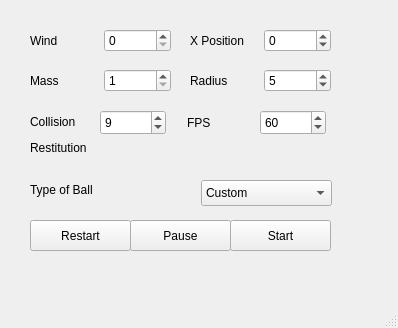
<?xml version="1.0" encoding="UTF-8"?>
<ui version="4.0">
 <class>MainWindow</class>
 <widget class="QMainWindow" name="MainWindow">
  <property name="geometry">
   <rect>
    <x>0</x>
    <y>0</y>
    <width>398</width>
    <height>328</height>
   </rect>
  </property>
  <property name="windowTitle">
   <string>MainWindow</string>
  </property>
  <widget class="QWidget" name="centralwidget">
   <widget class="QPushButton" name="startButton">
    <property name="geometry">
     <rect>
      <x>230</x>
      <y>220</y>
      <width>101</width>
      <height>31</height>
     </rect>
    </property>
    <property name="text">
     <string>Start</string>
    </property>
   </widget>
   <widget class="QWidget" name="horizontalLayoutWidget_2">
    <property name="geometry">
     <rect>
      <x>30</x>
      <y>60</y>
      <width>141</width>
      <height>41</height>
     </rect>
    </property>
    <layout class="QHBoxLayout" name="horizontalLayout_3">
     <item>
      <widget class="QLabel" name="label_2">
       <property name="text">
        <string>Mass</string>
       </property>
      </widget>
     </item>
     <item>
      <widget class="QSpinBox" name="speedBox">
       <property name="minimum">
        <number>1</number>
       </property>
       <property name="maximum">
        <number>15</number>
       </property>
      </widget>
     </item>
    </layout>
   </widget>
   <widget class="QWidget" name="horizontalLayoutWidget">
    <property name="geometry">
     <rect>
      <x>30</x>
      <y>20</y>
      <width>141</width>
      <height>41</height>
     </rect>
    </property>
    <layout class="QHBoxLayout" name="horizontalLayout_2">
     <item>
      <widget class="QLabel" name="label">
       <property name="text">
        <string>Wind</string>
       </property>
      </widget>
     </item>
     <item>
      <widget class="QSpinBox" name="windBox">
       <property name="maximum">
        <number>10</number>
       </property>
      </widget>
     </item>
    </layout>
   </widget>
   <widget class="QWidget" name="horizontalLayoutWidget_3">
    <property name="geometry">
     <rect>
      <x>190</x>
      <y>20</y>
      <width>141</width>
      <height>41</height>
     </rect>
    </property>
    <layout class="QHBoxLayout" name="horizontalLayout_4">
     <item>
      <widget class="QLabel" name="label_3">
       <property name="text">
        <string>X Position</string>
       </property>
      </widget>
     </item>
     <item>
      <widget class="QSpinBox" name="xPosBox">
       <property name="minimum">
        <number>-10</number>
       </property>
       <property name="maximum">
        <number>10</number>
       </property>
       <property name="singleStep">
        <number>1</number>
       </property>
      </widget>
     </item>
    </layout>
   </widget>
   <widget class="QPushButton" name="startButton_2">
    <property name="geometry">
     <rect>
      <x>130</x>
      <y>220</y>
      <width>101</width>
      <height>31</height>
     </rect>
    </property>
    <property name="text">
     <string>Pause</string>
    </property>
   </widget>
   <widget class="QPushButton" name="startButton_3">
    <property name="geometry">
     <rect>
      <x>30</x>
      <y>220</y>
      <width>101</width>
      <height>31</height>
     </rect>
    </property>
    <property name="text">
     <string>Restart</string>
    </property>
   </widget>
   <widget class="QWidget" name="horizontalLayoutWidget_4">
    <property name="geometry">
     <rect>
      <x>190</x>
      <y>60</y>
      <width>141</width>
      <height>41</height>
     </rect>
    </property>
    <layout class="QHBoxLayout" name="horizontalLayout_5">
     <item>
      <widget class="QLabel" name="label_4">
       <property name="text">
        <string>Radius</string>
       </property>
      </widget>
     </item>
     <item>
      <widget class="QSpinBox" name="radiusBox">
       <property name="minimum">
        <number>1</number>
       </property>
       <property name="maximum">
        <number>10</number>
       </property>
       <property name="singleStep">
        <number>1</number>
       </property>
       <property name="value">
        <number>5</number>
       </property>
      </widget>
     </item>
    </layout>
   </widget>
   <widget class="QLabel" name="label_5">
    <property name="geometry">
     <rect>
      <x>187</x>
      <y>103</y>
      <width>67</width>
      <height>39</height>
     </rect>
    </property>
    <property name="text">
     <string>FPS</string>
    </property>
   </widget>
   <widget class="QSpinBox" name="fpsBox">
    <property name="geometry">
     <rect>
      <x>260</x>
      <y>110</y>
      <width>66</width>
      <height>25</height>
     </rect>
    </property>
    <property name="minimum">
     <number>1</number>
    </property>
    <property name="maximum">
     <number>120</number>
    </property>
    <property name="singleStep">
     <number>10</number>
    </property>
    <property name="value">
     <number>60</number>
    </property>
   </widget>
   <widget class="QLabel" name="label_6">
    <property name="geometry">
     <rect>
      <x>30</x>
      <y>100</y>
      <width>81</width>
      <height>71</height>
     </rect>
    </property>
    <property name="text">
     <string>&lt;html&gt;&lt;head/&gt;&lt;body&gt;&lt;p&gt;Collision&lt;/p&gt;&lt;p&gt;Restitution&lt;/p&gt;&lt;/body&gt;&lt;/html&gt;</string>
    </property>
    <property name="textFormat">
     <enum>Qt::RichText</enum>
    </property>
   </widget>
   <widget class="QSpinBox" name="colRestBox">
    <property name="geometry">
     <rect>
      <x>100</x>
      <y>110</y>
      <width>66</width>
      <height>25</height>
     </rect>
    </property>
    <property name="minimum">
     <number>0</number>
    </property>
    <property name="maximum">
     <number>10</number>
    </property>
    <property name="singleStep">
     <number>1</number>
    </property>
    <property name="stepType">
     <enum>QAbstractSpinBox::AdaptiveDecimalStepType</enum>
    </property>
    <property name="value">
     <number>9</number>
    </property>
   </widget>
   <widget class="QLabel" name="label_7">
    <property name="geometry">
     <rect>
      <x>30</x>
      <y>180</y>
      <width>101</width>
      <height>21</height>
     </rect>
    </property>
    <property name="text">
     <string>&lt;html&gt;&lt;head/&gt;&lt;body&gt;&lt;p&gt;Type of Ball&lt;/p&gt;&lt;/body&gt;&lt;/html&gt;</string>
    </property>
    <property name="textFormat">
     <enum>Qt::RichText</enum>
    </property>
   </widget>
   <widget class="QComboBox" name="ballBox">
    <property name="geometry">
     <rect>
      <x>201</x>
      <y>180</y>
      <width>131</width>
      <height>26</height>
     </rect>
    </property>
    <property name="editable">
     <bool>false</bool>
    </property>
    <property name="currentText">
     <string>Custom</string>
    </property>
    <item>
     <property name="text">
      <string>Custom</string>
     </property>
    </item>
    <item>
     <property name="text">
      <string>Football</string>
     </property>
    </item>
    <item>
     <property name="text">
      <string>Golf Ball</string>
     </property>
    </item>
    <item>
     <property name="text">
      <string>Tennis Ball</string>
     </property>
    </item>
   </widget>
  </widget>
  <widget class="QMenuBar" name="menubar">
   <property name="geometry">
    <rect>
     <x>0</x>
     <y>0</y>
     <width>398</width>
     <height>30</height>
    </rect>
   </property>
  </widget>
  <widget class="QStatusBar" name="statusbar"/>
 </widget>
 <resources/>
 <connections>
  <connection>
   <sender>windBox</sender>
   <signal>valueChanged(int)</signal>
   <receiver>MainWindow</receiver>
   <slot>update()</slot>
   <hints>
    <hint type="sourcelabel">
     <x>90</x>
     <y>267</y>
    </hint>
    <hint type="destinationlabel">
     <x>399</x>
     <y>299</y>
    </hint>
   </hints>
  </connection>
 </connections>
</ui>
